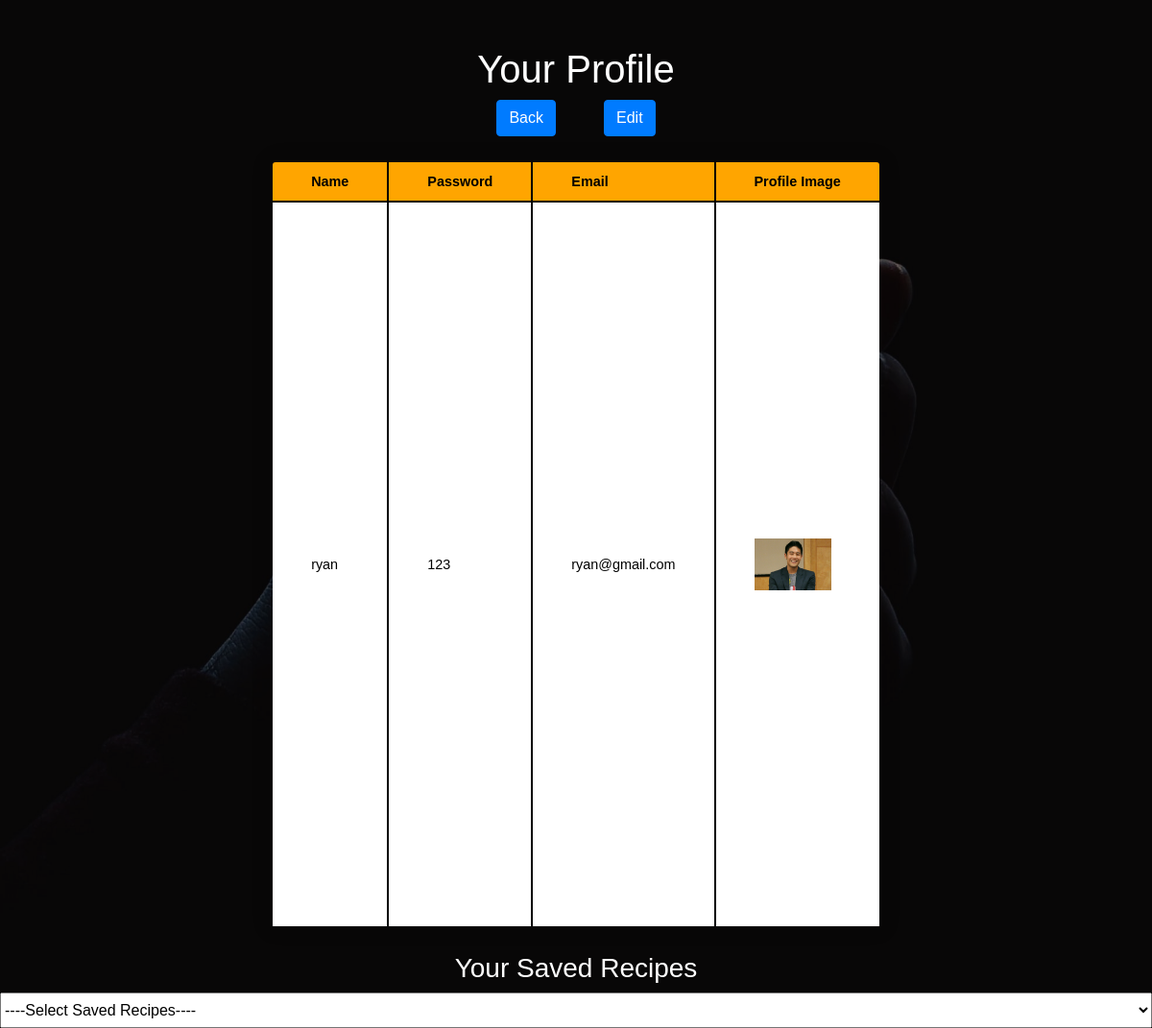
Screenshot of /userprofile2.php?id=4 with the database file from the repository.
### tables this page shows
CREATE TABLE IF NOT EXISTS `user` (
  `User_ID` int(11) NOT NULL AUTO_INCREMENT,
  `Email` varchar(50) NOT NULL,
  `User_Name` varchar(50) NOT NULL,
  `Password` varchar(100) NOT NULL,
  `Profile_Picture` text,
  PRIMARY KEY (`User_ID`)
);

### userprofile2.php (the view, shortened to what this page needs)
<?php
$conn = mysqli_connect('localhost','root','','dahmasak');
?>
<link rel="stylesheet" href="https://use.fontawesome.com/releases/v5.1.0/css/all.css"
>
          <link href="https://stackpath.bootstrapcdn.com/bootstrap/4.4.1/css/bootstrap.min.css" rel="stylesheet">
<link rel="stylesheet" href="style.css">
<center>
<h1 style='color:white;'>Your Profile</h1>
   <table class="content-table">
   <thead>
        <th>Name</th>
        <th>Password</th>
        <th>Email</th>
        <th>Profile Image</th>
   </thead>
   <?php
    $id=$_GET['id'];
    $sql= "SELECT * FROM user WHERE User_ID = $id";
    $result = mysqli_query ($conn, $sql);
    while($rows= mysqli_fetch_array($result))
    {
        echo "<tr  style='color:black; background-color:white;'>";
        echo "<td>". $rows['User_Name']."</td>";
        echo "<td>". $rows['Password']."</td>";
        echo "<td>". $rows['Email']."</td>";
        echo "<td><img src=Image/".$rows['Profile_Picture']." width='80'/></td>";
        echo "<a href='adminmguser.php?id=".$_GET['id']."' class ='btn btn-primary'>Back</a>";
        echo "<a style='margin-left:50px;' href='editprofile2.php?id=".$rows['User_ID']."' class ='btn btn-primary'>Edit</a>";
        echo "</tr>";
    }
 ?>
 </table>
 <h3 style='color:white;'>Your Saved Recipes</h3>
<select onchange="la(this.value) "name="Saved Recipe">
<option>----Select Saved Recipes----</option>
</select>
</center>

### Style/Style.css (style rules this page uses)
* { box-sizing: border-box; }
table,td,tr,th { border:2px solid black; color:black; }
table { height:100%; }
select { overflow: auto; height:37px; width:100%; }

### userprofile2.php (style rules this page uses)
.content-table { border-collapse: collapse; margin: 25px 0; font-size: 0.9em; min-width: 400px; border-radius:5px 5px 0 0; overflow:hidden; box-shadow: 0 0 20px rgba(0, 0, 0, 0.15); }
.content-table th, .content-table td { padding: 12px 40px; }
.content-table tbody tr { border-bottom: 1px solid #dddddd; }
.content-table tbody tr:last-of-type { border-bottom: 2px solid orange; }
a { text-decoration:none; }

### rows the page displays
user: User_Name "ryan", Password "123", Email "ryan@gmail.com", Profile_Picture (picture)
